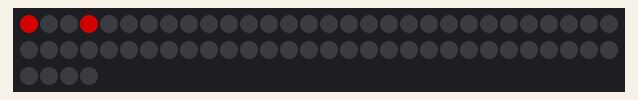
The sketch below on a simulated Arduino Uno, built with avr-gcc and run on an emulated ATmega328P. On the bench: 64 RGB LEDs in strip order, left to right, continuing on the next row. Dim RGB values are drawn brighter than linear; random numbers use the default seed unless the sketch sets one.

Above: at 0.12 s.
At 5.04 s:
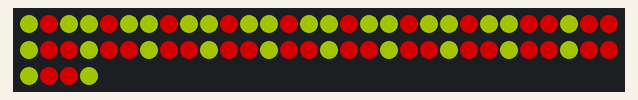
At 9.97 s:
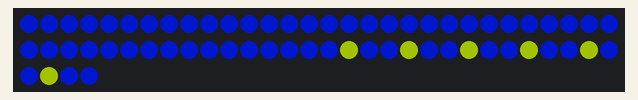
At 19.93 s:
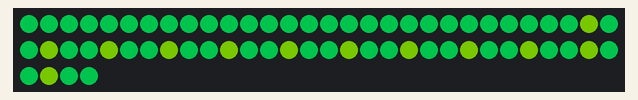
At 29.89 s:
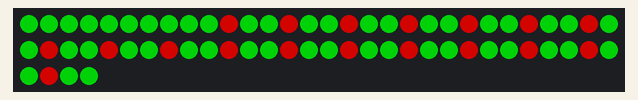
At 39.85 s:
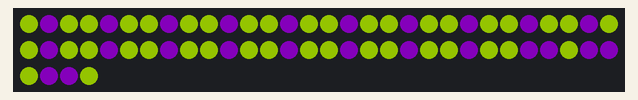

The sketch:

Chessboard.ino
```cpp
#include "FastLED.h"
#define DATA_PIN   8
#define NUM_LEDS   64

CRGB leds[NUM_LEDS];

uint8_t gHueDots = 0; // rotating "base color" used by many of the patterns
#define ARRAY_SIZE(A) (sizeof(A) / sizeof((A)[0]))

void setup() {
 Serial.begin(115200);
 FastLED.addLeds<WS2812B, DATA_PIN, GRB>(leds, NUM_LEDS).setCorrection(TypicalLEDStrip);
 FastLED.setBrightness(128);
 FastLED.clear();
}

void loop(){

 Chessboard();

}

void Chessboard(){
  static int16_t pos = 0;   // position along strip
  static int8_t delta = 3;  // delta (can be negative, and/or odd numbers)
  static uint8_t hue = 0;   // hue to display
  EVERY_N_MILLISECONDS(50){
    leds[pos] = CHSV(hue,255,255);
    pos = (pos + delta + NUM_LEDS) % NUM_LEDS;
    if (delta >= 0 && pos == 0) {  //going forward
      hue = hue + random8(42,128);
    }
    if (delta < 0 && pos == NUM_LEDS-1) {  //going backward
      hue = hue + random8(42,128);
    }
  }
  FastLED.show();
  FastLED.delay(8);
  EVERY_N_MILLISECONDS( 20 ) { gHueDots++; }
}
```
